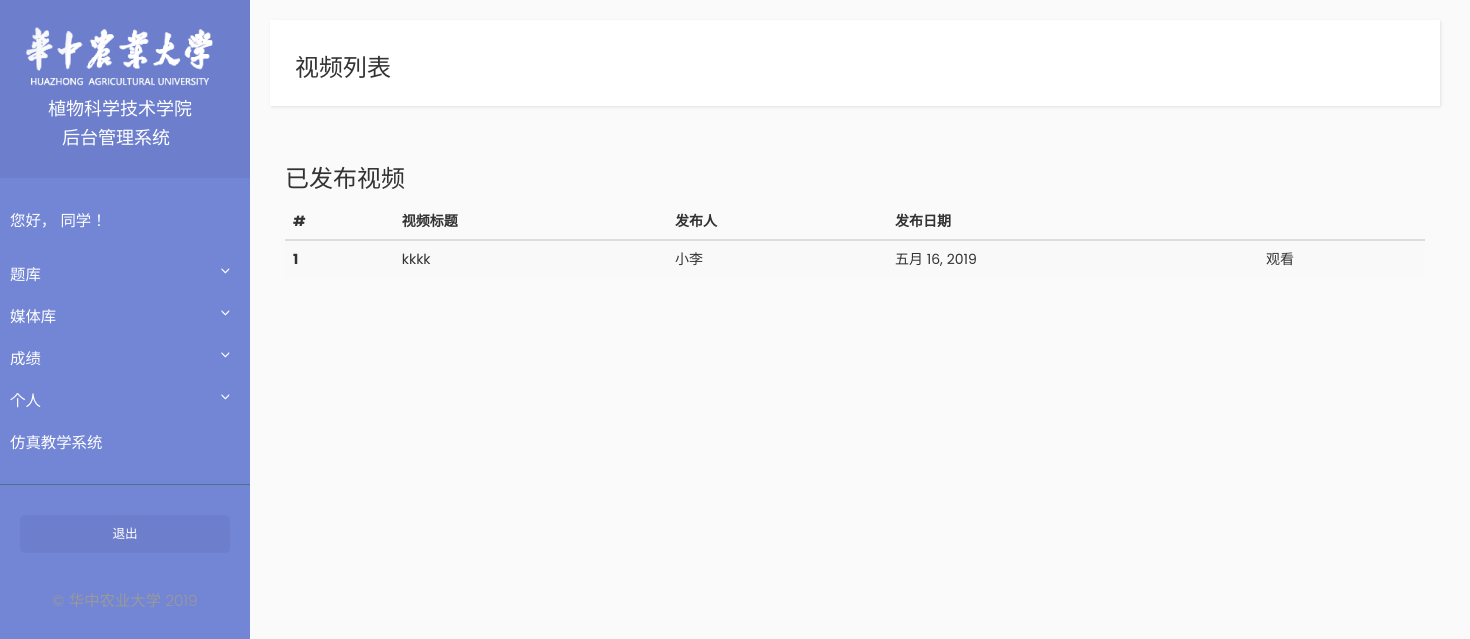
Page /student/video_list (signed in) on the earlier database version.
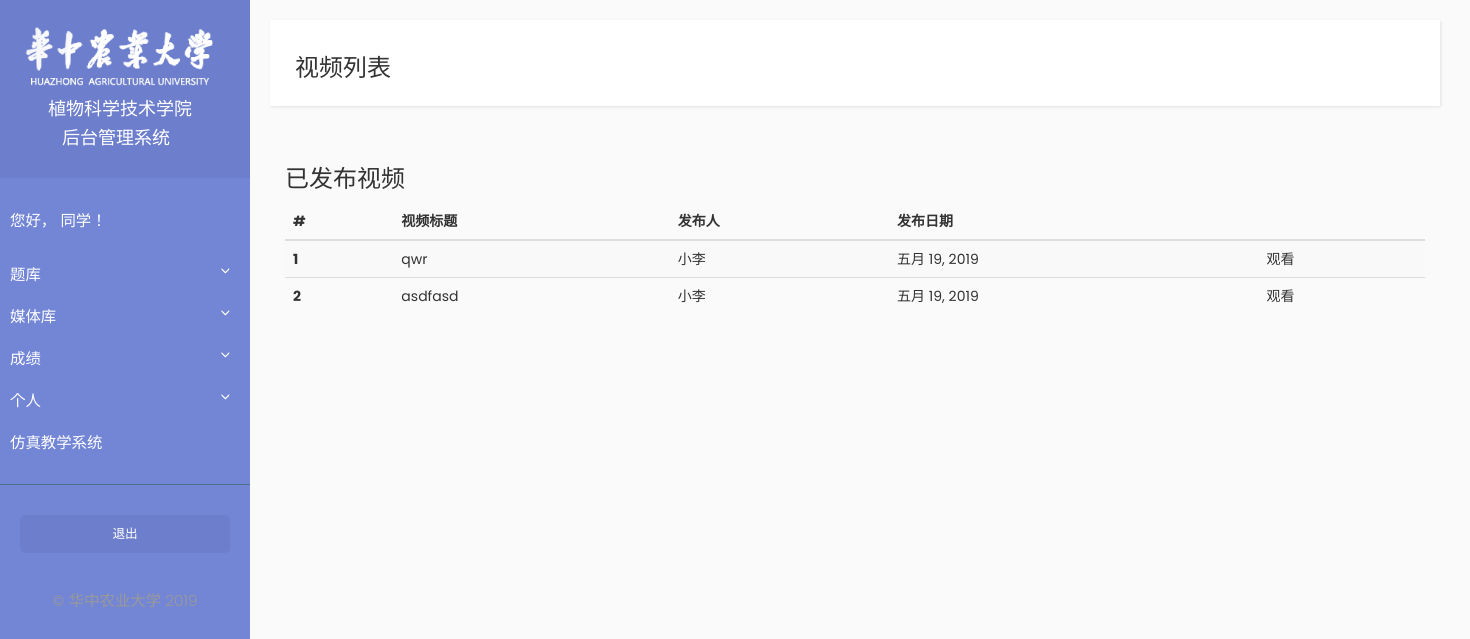
Same page on the later database version.
### Video/models.py (models this page shows)
class Video(models.Model):
    title = models.CharField(max_length=255)
    teacher = models.ForeignKey(Teacher, on_delete=models.CASCADE)
    upload_date = models.DateField(auto_now=True)
    video = models.FileField(upload_to=user_directory_path)

### Teacher/models.py (models this page shows, shortened)
class Teacher(models.Model):
    user = models.OneToOneField(User, on_delete=models.CASCADE)
    name = models.CharField(max_length=10)
    phone = models.CharField(max_length=20)

### Student/views.py (the view)
# urls.py: path('video_list', views.video_list, name='video_list'),
@login_required
def video_list(request):
    videos = Video.objects.all()
    context = {'videos': videos}
    return render(request, 'student/video_list.html', context=context)

### Student/templates/student/video_list.html (shortened to what this page needs)
{% extends "student/base.html" %}
{% block title_block %}
<h3>视频列表</h3>
{% endblock %}
{% block content_block%}
<div class="container">
    <h3>已发布视频</h3>
    <table class="table table-striped">
        <thead>
            <tr>
                <th scope="col">#</th>
                <th scope="col">视频标题</th>
                <th scope="col">发布人</th>
                <th scope="col">发布日期</th>
                <th scope="col"></th>
            </tr>
        </thead>
        <tbody>
            {% for video in videos %}
                <tr>
                    <th scope="row">{{ forloop.counter }}</th>
                    <td>{{ video.title }}</td>
                    <td>{{ video.teacher.name }}</td>
                    <td>{{ video.upload_date|date }}</td>
                    <td><a href="{% url 'video:video_play' video.pk %}">观看</a></td>
                </tr>
            {% endfor %}
        </tbody>
    </table>
</div>
{% endblock %}

Differences in the rows shown:
removed Video: title "kkkk", teacher.name "小李", upload_date "五月 16, 2019"
added Video: title "qwr", teacher.name "小李", upload_date "五月 19, 2019"
added Video: title "asdfasd", teacher.name "小李", upload_date "五月 19, 2019"
